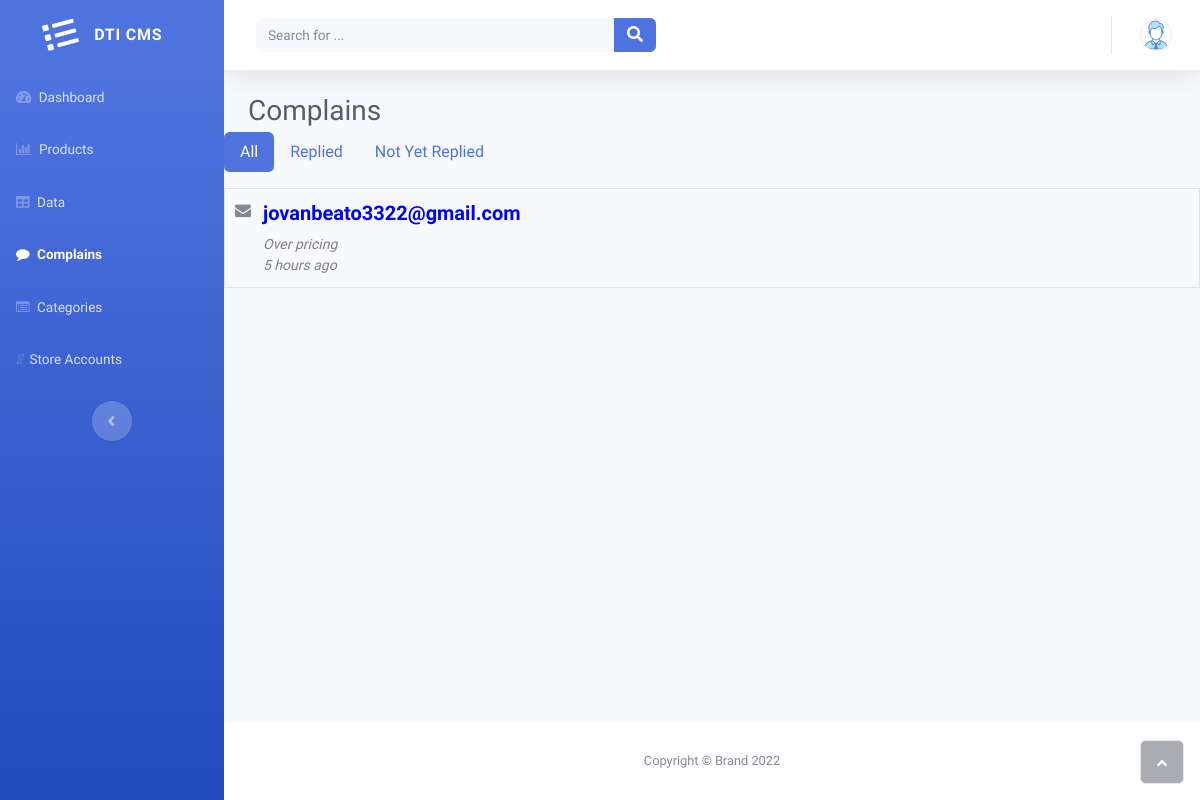
The page /complains on the database as committed earlier.
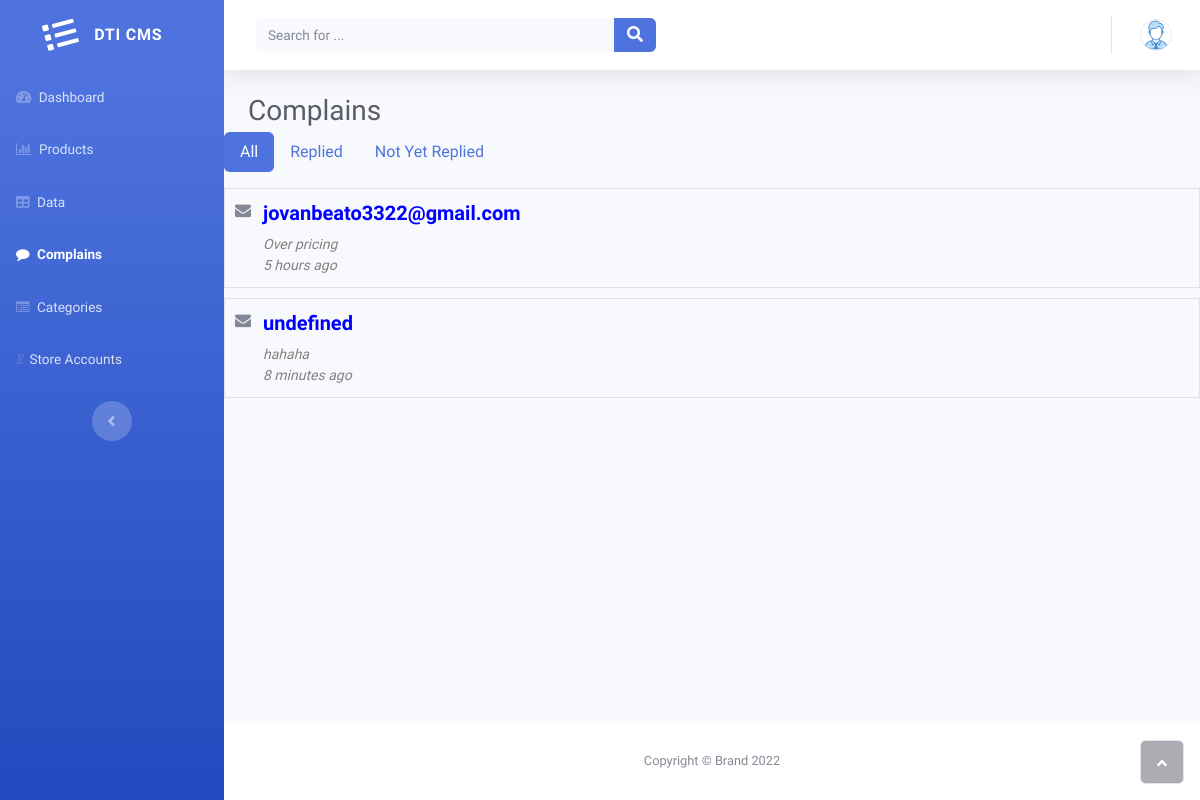
The same page on the database as committed later.
### dtiApi/models.py (models this page shows)
class Concern(models.Model):
    receipt_image = models.ImageField(upload_to='complains/')
    complainant_email = models.CharField(max_length=255)
    complains = models.CharField(max_length=255)
    concern_adress = models.BooleanField(default = False)
    publish_at = models.DateTimeField(auto_now_add=True)

### dtiApi/views.py (the view)
# urls.py: path('complains', views.complains, name='complains'),
def complains(request):
    complains = Concern.objects.all()
    complains_unreplied = Concern.objects.filter(concern_adress=False)
    complains_replied = Concern.objects.filter(concern_adress=True)
    context = {
        "complains": complains,
        "complains_unreplied": complains_unreplied,
        "complains_replied": complains_replied
    }
    return render(request, "complains.html", context)

### dtiApi/templates/complains.html (shortened to what this page needs)
{% extends "base.html" %}
{% load static %}
{% load humanize %}
{% block content %}
<body id="page-top">
  <div id="wrapper">
      {% include "sidenav.html" %}
      <div class="d-flex flex-column" id="content-wrapper">
          <div id="content">
              {% include "navbar.html" %}
              <div class="container-fluid">
                  <h3 class="text-dark mb-1">Complains</h3>
              </div>
              <ul class="nav nav-pills mb-3" id="pills-tab" role="tablist">
                <li class="nav-item">
                  <a class="nav-link active" id="pills-home-tab" data-toggle="pill" href="#pills-home" role="tab" aria-controls="pills-home" aria-selected="true">All</a>
                </li>
                <li class="nav-item">
                  <a class="nav-link" id="pills-profile-tab" data-toggle="pill" href="#pills-profile" role="tab" aria-controls="pills-profile" aria-selected="false">Replied</a>
                </li>
                <li class="nav-item">
                  <a class="nav-link" id="pills-unreplied-tab" data-toggle="pill" href="#pills-unreplied" role="tab" aria-controls="pills-unreplied" aria-selected="false">Not Yet Replied</a>
                </li>
              </ul>
              <div class="tab-content" id="pills-tabContent">
                <div class="tab-pane fade show active" id="pills-home" role="tabpanel" aria-labelledby="pills-home-tab">
                  {% for complains in complains %}
                  <div class="gift row">
                        <div class=""><i class="fa fa-envelope" aria-hidden="true"></i></div>
                        <div class="gift__info col-sm-9 col-12">
                            <a href = "{% url 'address_complains' complains.id %}"><h4 class="gift__name">{{ complains.complainant_email }}</h4></a>
                            <div class="gift__details">
                                <p>{{ complains.complains }}</p>
                            </div>
                            <div class="gift__details">
                                <p>{{ complains.publish_at|naturaltime }}</p>
                            </div>
                        </div>
                  </div>
                {% endfor %}
              </div>
              </div>
          </div>
          <footer class="bg-white sticky-footer">
              <div class="container my-auto">
                  <div class="text-center my-auto copyright"><span>Copyright © Brand 2022</span></div>
              </div>
          </footer>
      </div><a class="border rounded d-inline scroll-to-top" href="#page-top"><i class="fas fa-angle-up"></i></a>
  </div>
</body>
{% endblock %}

Rows that differ between the two databases and show on the page:
added Concern: complainant_email "undefined", complains "hahaha", publish_at "8 minutes ago"
